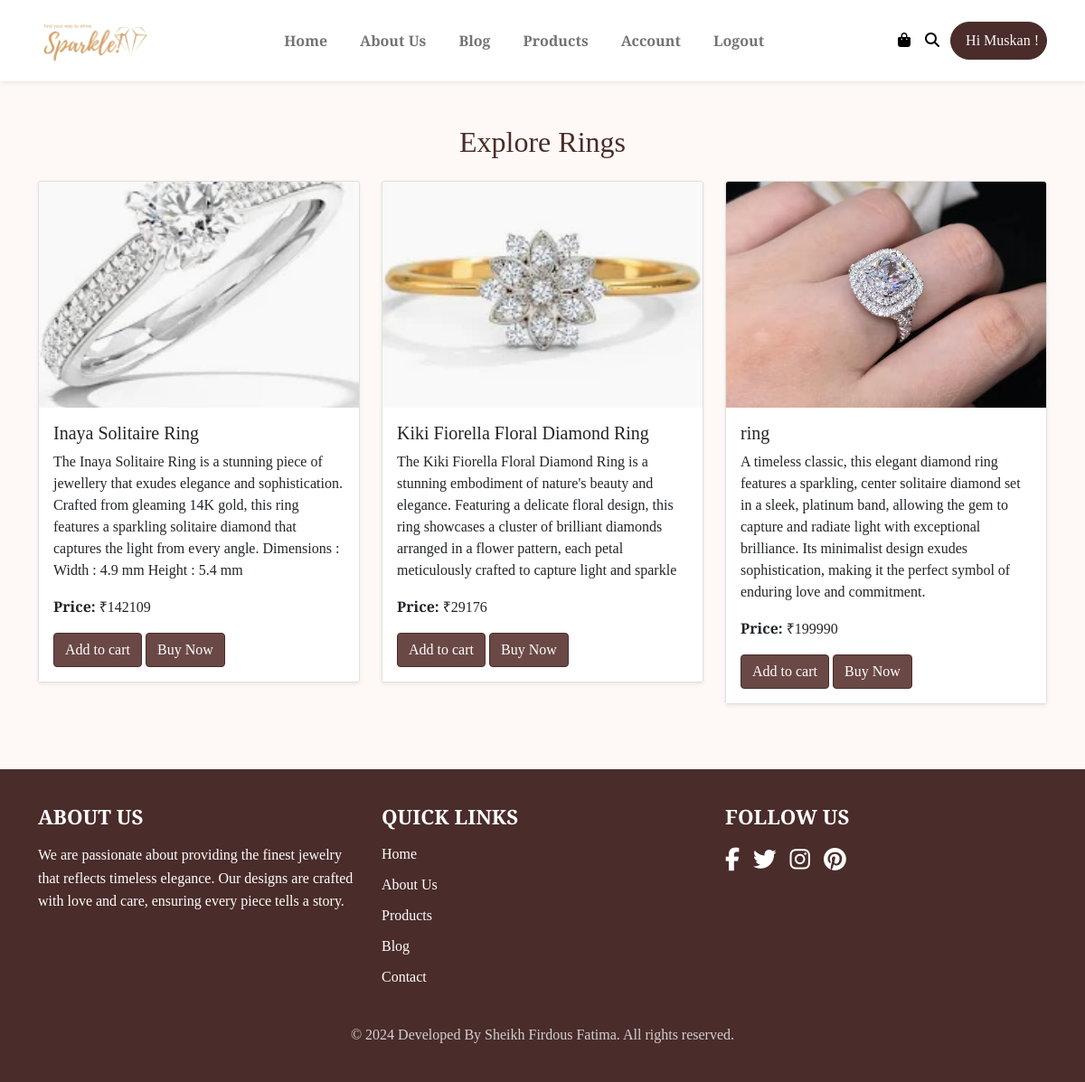
Page /show_product/rings (signed in) on the committed database.
### models.py (models this page shows)
class Product(Base):
     __tablename__ = 'addProducts'
     id = Column(Integer , primary_key=True)
     productname =Column(String(150) , nullable=False)
     productDesc = Column(String(150) , nullable=False)
     productPrice = Column(Integer , nullable=False)
     productCategory = Column(String(150) , nullable=False)
     img = Column(String(200))

### app.py (the view)
@app.route('/show_product/<string:category>', methods=['GET'])
def show_product(category):
    username=session.get('username')
    products = db_session.query(Product).filter_by(productCategory=category).all()
    return render_template('show_product.html', products=products, category=category,username=username)

### templates/show_product.html (shortened to what this page needs)
<!DOCTYPE html>
<html lang="en">
<head>
     <link href="https://cdn.jsdelivr.net/npm/bootstrap@5.0.2/dist/css/bootstrap.min.css" rel="stylesheet"
>
     <link rel="stylesheet" href="{{url_for('static' ,filename ='css/style.css')}}">
</head>
<body>
     <nav class="navbar navbar-expand-lg navbar-light bg-white shadow-sm">
          <div class="container">
               <img style="height: 45px; object-fit :cover;" src="{{url_for ('static',filename = 'img/logo.png')}}" alt="logo">
               <div class="collapse navbar-collapse" id="navbarNav">
                    <div class="mx-auto d-flex">
                         <ul class="navbar-nav">
                              <li class="nav-item">
                                   <a class="nav-link" href="/">Home</a>
                              </li>
                              <li class="nav-item">
                                   <a class="nav-link" href="/aboutus/">About Us</a>
                              </li>
                              <li class="nav-item">
                                   <a class="nav-link" href="/blogs/">Blog</a>
                              </li>
                              <li class="nav-item">
                                   <a class="nav-link" href="/product/">Products</a>
                              </li>
                              <li class="nav-item">
                                   <a class="nav-link" href="/login/">Account</a>
                              </li>
                              {% if username %}
                              <li class="nav-item">
                                   <a class="nav-link" href="/logout/">Logout</a>
                              </li>
                              {% endif %}
                         </ul>
                    </div>
                </div>
               <div class="d-flex align-items-center">
                    <a href="#" class="me-3">
                         <i class="fa-solid fa-bag-shopping fa-1x icon-style"></i>
                    </a>
                    <a href="#">
                         <i class="fa-solid fa-magnifying-glass fa-1x icon-style"></i>
                    </a>
                    {% if username %}
                    &nbsp; &nbsp; <p class="text text-light mt-3 ml-4 p-2"
                         style="border:1px solid #4a2c2a; border-radius:40px; background-color:#4a2c2a;"> &nbsp; Hi {{
                         username }} !</p>
                    {% endif %}
               </div>
          </div>
     </nav>
     <div class="container py-5">
          <h2 class="text-center mb-4" style="color: #4a2c2a;">Explore {{ category.title() }}</h2>
          <div class="row">
              {% if products %}
                  {% for product in products %}
                      <div class="col-md-4 mb-4">
                          <div class="card shadow-sm product-card">
                              <img src="{{product.img}}" class="card-img-top" alt="{{ product.productname }}" style="height: 250px; object-fit: cover;">
                              <div class="card-body" style="background-color: #fff;">
                                  <h5 class="card-title">{{ product.productname }}</h5>
                                  <p class="card-text">{{ product.productDesc }}</p>
                                  <p class="card-text"><strong>Price:</strong> ₹{{ product.productPrice }}</p>
                                  <div >
                                      <a href="#" class="btn btn-primary">Add to cart</a>
                                      <a href="#" class="btn btn-primary">Buy Now</a>
                                  </div>
                              </div>
                          </div>
                      </div>
                  {% endfor %}
              {% else %}
                  <div class="col-12 text-center">
                      <p class="text-muted">No products available in this category.</p>
                  </div>
              {% endif %}
          </div>
      </div>
     <footer class="footer">
          <div class="container">
               <div class="row">
                    <div class="col-md-4">
                         <h5 class="footer-title">About Us</h5>
                         <p class="footer-text">We are passionate about providing the finest jewelry that reflects
                              timeless elegance. Our designs are crafted with love and care, ensuring every piece tells
                              a story.</p>
                    </div>
                    <div class="col-md-4">
                         <h5 class="footer-title">Quick Links</h5>
                         <ul class="footer-links">
                              <li><a href="#">Home</a></li>
                              <li><a href="/aboutus/">About Us</a></li>
                              <li><a href="#">Products</a></li>
                              <li><a href="#">Blog</a></li>
                              <li><a href="#">Contact</a></li>
                         </ul>
                    </div>
                    <div class="col-md-4">
                         <h5 class="footer-title">Follow Us</h5>
                         <div class="social-icons">
                              <a href="#" class="social-icon"><i class="fa-brands fa-facebook-f"></i></a>
                              <a href="#" class="social-icon"><i class="fa-brands fa-twitter"></i></a>
                              <a href="#" class="social-icon"><i class="fa-brands fa-instagram"></i></a>
                              <a href="#" class="social-icon"><i class="fa-brands fa-pinterest"></i></a>
                         </div>
                    </div>
               </div>
               <div class="text-center mt-4">
                    <p class="footer-copyright">&copy; 2024 Developed By Sheikh Firdous Fatima. All rights reserved.</p>
               </div>
          </div>
     </footer>
</body>
</html>

### static/css/style.css (style rules this page uses)
body { font-family: 'Playfair Display', serif; }
.nav-link { color: black; font-weight: bold; font-size: 1rem; margin: 0 10px; }
.icon-style { color: black; }
.collapse { transition: height 0.3s ease-in-out; }
.footer { background-color: #4a2c2a; color: #fff; padding: 40px 0; font-family: 'Playfair Display', serif; }
.footer-title { font-size: 1.4rem; font-weight: bold; margin-bottom: 15px; text-transform: uppercase; }
.footer-text { font-size: 1rem; line-height: 1.6; }
.footer-links { list-style: none; padding: 0; }
.footer-links li { margin-bottom: 10px; }
.footer-links a { color: #fff; text-decoration: none; font-size: 1rem; transition: color 0.3s ease; }
.social-icons { display: flex; gap: 15px; }
.social-icon { color: #fff; font-size: 1.6rem; transition: color 0.3s ease; }
.footer-copyright { font-size: 1rem; color: #d1d1d1; margin-bottom: 0; }

### templates/show_product.html (style rules this page uses)
body { background-color: #fef9f6; }
.product-card { transition: transform 0.2s ease-in-out; }
.btn-primary { background-color: #6a4846; border-color: #4a2c2a; }

### rows in the picture
Product: img (picture), productname "Inaya Solitaire Ring", productDesc "The Inaya Solitaire Ring is a stunning piece of jewellery that exudes elegance and sophistication. Crafted from gleaming 14K gold, this ring features a sparkling solitaire diamond that captures the light from every angle. Dimensions : Width : 4.9 mm Height : 5.4 mm", productPrice "142109"
Product: img (picture), productname "Kiki Fiorella Floral Diamond Ring", productDesc "The Kiki Fiorella Floral Diamond Ring is a stunning embodiment of nature's beauty and elegance. Featuring a delicate floral design, this ring showcases a cluster of brilliant diamonds arranged in a flower pattern, each petal meticulously crafted to capture light and sparkle", productPrice "29176"
Product: img (picture), productname "ring", productDesc "A timeless classic, this elegant diamond ring features a sparkling, center solitaire diamond set in a sleek, platinum band, allowing the gem to capture and radiate light with exceptional brilliance. Its minimalist design exudes sophistication, making it the perfect symbol of enduring love and commitment.", productPrice "199990"

### other values in the picture
{{ username }} "Muskan"
{{ category.title() }} "Rings"
